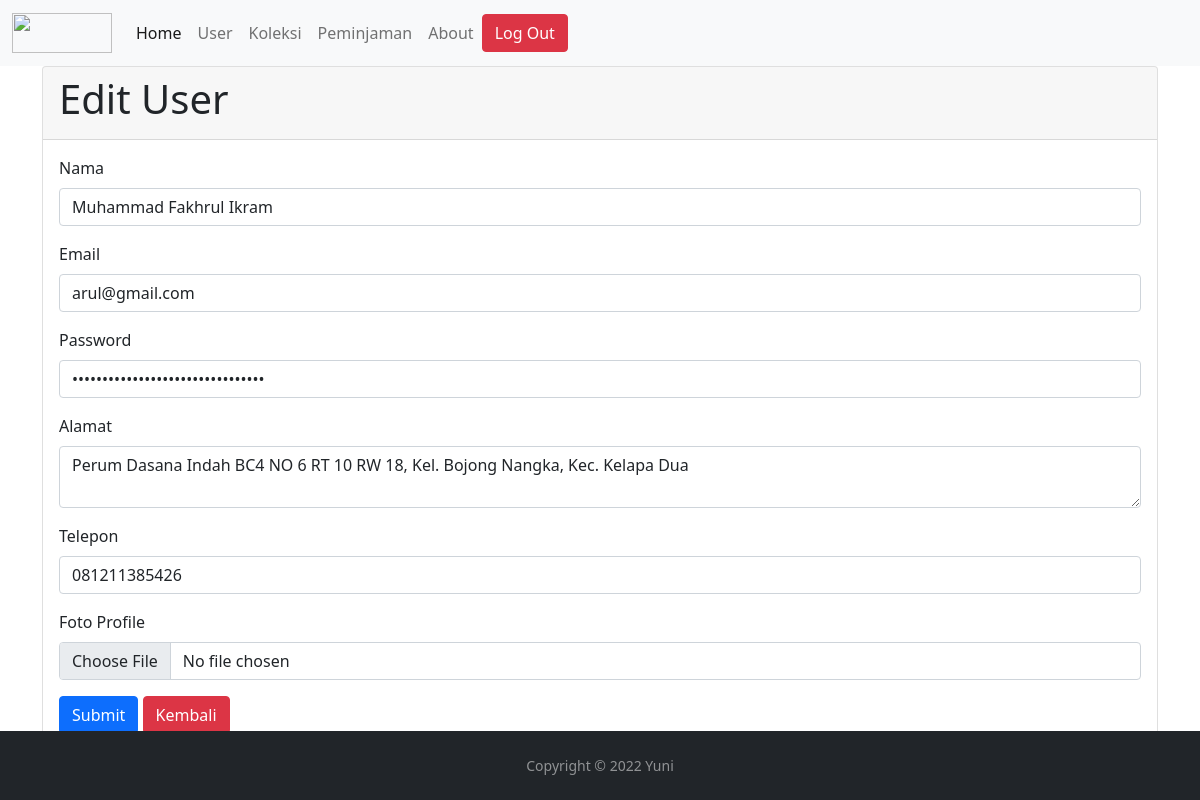
The app's page /index.php/user/edit/14 with its own data.
### tables this page shows
CREATE TABLE `users` (
  `id` int(5) NOT NULL,
  `nama` varchar(255) NOT NULL,
  `email` varchar(50) NOT NULL,
  `password` varchar(100) NOT NULL,
  `alamat` varchar(255) NOT NULL,
  `telepon` varchar(25) NOT NULL,
  `profile` text NOT NULL,
  `cookies` varchar(255) NOT NULL,
  `created_at` datetime NOT NULL,
  `update_at` datetime NOT NULL
);

### application/controllers/User.php (called while the page is built, shortened)
<?php
class User extends CI_Controller
{
    public function __construct()
    {
        $this->load->helper(array('text', 'url'));
        $this->load->model('Usermodel');
    }
    public function edit($a)
    {
        $data['detail'] = $this->Usermodel->get_detail_user($a);
        $this->load->view('header');
        $this->load->view('user/editUser', $data);
        $this->load->view('footer');
    }
}

### index.php (called while the page is built, shortened)
<?php
require_once BASEPATH.'core/CodeIgniter.php';

### application/views/user/editUser.php (the view, shortened to what this page needs)
<!DOCTYPE html>
<html lang="en">
<head>
</head>
<body>
    <div class="container">
        <div class="row">
            <div class="col-12">
                <div class="card">
                    <div class="card-header">
                        <h1>Edit User</h1>
                    </div>
                    <div class="card-body">
                        <div class="row">
                            <div class="col-12">
                                <form action="<?php echo base_url('User/update/' . $detail['id']) ?>" method="post" enctype="multipart/form-data">
                                    <div class="mb-3">
                                        <label for="nama" class="form-label">Nama</label>
                                        <input type="text" name="nama" class="form-control" id="nama" value="<?php echo $detail['nama'] ?>">
                                    </div>
                                    <div class="mb-3">
                                        <label for="email" class="form-label">Email</label>
                                        <input type="text" name="email" class="form-control" id="email" value="<?php echo $detail['email'] ?>">
                                    </div>
                                    <div class="mb-3">
                                        <label for="password" class="form-label">Password</label>
                                        <input type="password" name="password" class="form-control" id="password" value="<?php echo $detail['password'] ?>">
                                    </div>
                                    <div class="mb-3">
                                        <label for="alamat" class="form-label">Alamat</label>
                                        <textarea type="text" name="alamat" class="form-control" id="alamat"><?php echo $detail['alamat'] ?></textarea>
                                    </div>
                                    <div class="mb-3">
                                        <label for="telepon" class="form-label">Telepon</label>
                                        <input type="text" name="telepon" class="form-control" id="telepon" value="<?php echo $detail['telepon'] ?>">
                                    </div>
                                    <div class="mb-3">
                                        <label for="profile" class="form-label">Foto Profile</label>
                                        <input type="file" name="profile" class="form-control" id="profile">
                                    </div>
                                    <button type="submit" class="btn btn-primary">Submit</button>
                                    <button type="button" class="btn btn-danger" onclick="history.back();">Kembali</button>
                                </form>
                            </div>
                        </div>
                    </div>
                </div>
            </div>
        </div>
    </div>
</body>

### records on screen
users: nama "Muhammad Fakhrul Ikram", email "arul@gmail.com", alamat "Perum Dasana Indah BC4 NO 6 RT 10 RW 18, Kel. Bojong Nangka, Kec. Kelapa Dua", telepon "081211385426"
